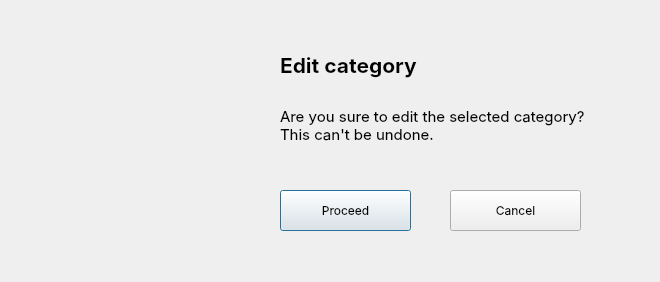
<?xml version="1.0" encoding="UTF-8"?>
<ui version="4.0">
 <class>Dialog</class>
 <widget class="QDialog" name="Dialog">
  <property name="geometry">
   <rect>
    <x>0</x>
    <y>0</y>
    <width>660</width>
    <height>282</height>
   </rect>
  </property>
  <property name="windowTitle">
   <string>Dialog</string>
  </property>
  <widget class="QLabel" name="label">
   <property name="geometry">
    <rect>
     <x>40</x>
     <y>40</y>
     <width>200</width>
     <height>200</height>
    </rect>
   </property>
   <property name="text">
    <string/>
   </property>
   <property name="pixmap">
    <pixmap>edit_warning.png</pixmap>
   </property>
   <property name="scaledContents">
    <bool>true</bool>
   </property>
  </widget>
  <widget class="QPushButton" name="pushButton">
   <property name="geometry">
    <rect>
     <x>280</x>
     <y>190</y>
     <width>131</width>
     <height>41</height>
    </rect>
   </property>
   <property name="font">
    <font>
     <family>SF Pro Display</family>
     <pointsize>9</pointsize>
    </font>
   </property>
   <property name="text">
    <string>Proceed</string>
   </property>
   <property name="default">
    <bool>false</bool>
   </property>
   <property name="flat">
    <bool>false</bool>
   </property>
  </widget>
  <widget class="QPushButton" name="pushButton_2">
   <property name="geometry">
    <rect>
     <x>450</x>
     <y>190</y>
     <width>131</width>
     <height>41</height>
    </rect>
   </property>
   <property name="font">
    <font>
     <family>SF Pro Display</family>
     <pointsize>9</pointsize>
    </font>
   </property>
   <property name="text">
    <string>Cancel</string>
   </property>
  </widget>
  <widget class="QLabel" name="label_2">
   <property name="geometry">
    <rect>
     <x>280</x>
     <y>30</y>
     <width>391</width>
     <height>71</height>
    </rect>
   </property>
   <property name="font">
    <font>
     <family>SF Pro Display</family>
     <pointsize>16</pointsize>
     <weight>75</weight>
     <bold>true</bold>
    </font>
   </property>
   <property name="text">
    <string>Edit category</string>
   </property>
  </widget>
  <widget class="QLabel" name="label_3">
   <property name="geometry">
    <rect>
     <x>280</x>
     <y>90</y>
     <width>391</width>
     <height>71</height>
    </rect>
   </property>
   <property name="font">
    <font>
     <family>SF Pro Display</family>
     <pointsize>11</pointsize>
     <weight>50</weight>
     <bold>false</bold>
    </font>
   </property>
   <property name="text">
    <string>&lt;html&gt;&lt;head/&gt;&lt;body&gt;&lt;p&gt;Are you sure to edit the selected category?&lt;br/&gt;This can't be undone.&lt;/p&gt;&lt;/body&gt;&lt;/html&gt;</string>
   </property>
  </widget>
 </widget>
 <resources/>
 <connections/>
</ui>
